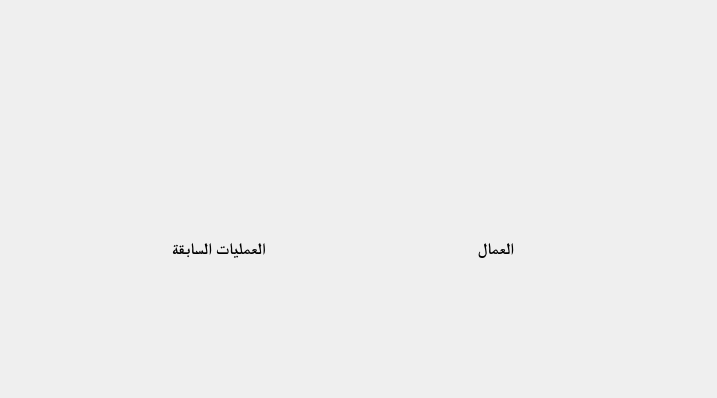
<?xml version="1.0" encoding="UTF-8"?>
<ui version="4.0">
 <class>Frame</class>
 <widget class="QFrame" name="Frame">
  <property name="geometry">
   <rect>
    <x>0</x>
    <y>0</y>
    <width>717</width>
    <height>398</height>
   </rect>
  </property>
  <property name="windowTitle">
   <string>Frame</string>
  </property>
  <layout class="QHBoxLayout" name="horizontalLayout_2">
   <item>
    <widget class="QFrame" name="history_btn">
     <property name="maximumSize">
      <size>
       <width>126</width>
       <height>136</height>
      </size>
     </property>
     <property name="cursor">
      <cursorShape>PointingHandCursor</cursorShape>
     </property>
     <property name="autoFillBackground">
      <bool>true</bool>
     </property>
     <property name="frameShape">
      <enum>QFrame::NoFrame</enum>
     </property>
     <property name="frameShadow">
      <enum>QFrame::Raised</enum>
     </property>
     <layout class="QVBoxLayout" name="verticalLayout_2">
      <item>
       <widget class="QLabel" name="history_icon">
        <property name="minimumSize">
         <size>
          <width>0</width>
          <height>100</height>
         </size>
        </property>
        <property name="text">
         <string/>
        </property>
        <property name="alignment">
         <set>Qt::AlignCenter</set>
        </property>
       </widget>
      </item>
      <item>
       <widget class="QLabel" name="history_txt">
        <property name="font">
         <font>
          <family>FreeSerif</family>
          <pointsize>12</pointsize>
          <weight>75</weight>
          <bold>true</bold>
         </font>
        </property>
        <property name="text">
         <string>العمليات السابقة</string>
        </property>
        <property name="alignment">
         <set>Qt::AlignCenter</set>
        </property>
       </widget>
      </item>
     </layout>
    </widget>
   </item>
   <item>
    <widget class="QFrame" name="omal_btn">
     <property name="maximumSize">
      <size>
       <width>126</width>
       <height>136</height>
      </size>
     </property>
     <property name="cursor">
      <cursorShape>PointingHandCursor</cursorShape>
     </property>
     <property name="frameShape">
      <enum>QFrame::NoFrame</enum>
     </property>
     <property name="frameShadow">
      <enum>QFrame::Raised</enum>
     </property>
     <layout class="QVBoxLayout" name="verticalLayout_3">
      <item>
       <widget class="QLabel" name="omal_icon">
        <property name="minimumSize">
         <size>
          <width>0</width>
          <height>100</height>
         </size>
        </property>
        <property name="text">
         <string/>
        </property>
        <property name="alignment">
         <set>Qt::AlignCenter</set>
        </property>
       </widget>
      </item>
      <item>
       <widget class="QLabel" name="omal_txt">
        <property name="font">
         <font>
          <family>FreeSerif</family>
          <pointsize>12</pointsize>
          <weight>75</weight>
          <bold>true</bold>
         </font>
        </property>
        <property name="text">
         <string>العمال</string>
        </property>
        <property name="alignment">
         <set>Qt::AlignCenter</set>
        </property>
       </widget>
      </item>
     </layout>
    </widget>
   </item>
  </layout>
 </widget>
 <resources/>
 <connections/>
</ui>
